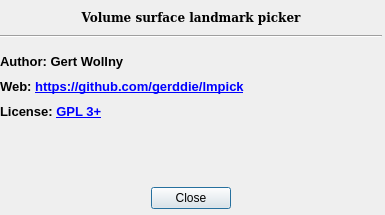
<?xml version="1.0" encoding="UTF-8"?>
<ui version="4.0">
 <class>AboutDialog</class>
 <widget class="QDialog" name="AboutDialog">
  <property name="geometry">
   <rect>
    <x>0</x>
    <y>0</y>
    <width>385</width>
    <height>215</height>
   </rect>
  </property>
  <property name="windowTitle">
   <string>About landmarkpicker</string>
  </property>
  <property name="locale">
   <locale language="Bemba" country="Zambia"/>
  </property>
  <property name="modal">
   <bool>true</bool>
  </property>
  <widget class="QWidget" name="horizontalLayoutWidget">
   <property name="geometry">
    <rect>
     <x>0</x>
     <y>10</y>
     <width>382</width>
     <height>199</height>
    </rect>
   </property>
   <layout class="QVBoxLayout" name="verticalLayout_4">
    <property name="sizeConstraint">
     <enum>QLayout::SetMaximumSize</enum>
    </property>
    <item>
     <layout class="QVBoxLayout" name="verticalLayout_2">
      <property name="spacing">
       <number>10</number>
      </property>
      <item>
       <widget class="QLabel" name="label">
        <property name="font">
         <font>
          <family>DejaVu Serif</family>
          <weight>75</weight>
          <bold>true</bold>
         </font>
        </property>
        <property name="locale">
         <locale language="C" country="AnyCountry"/>
        </property>
        <property name="text">
         <string>Volume surface landmark picker</string>
        </property>
        <property name="alignment">
         <set>Qt::AlignCenter</set>
        </property>
       </widget>
      </item>
      <item>
       <widget class="Line" name="line">
        <property name="orientation">
         <enum>Qt::Horizontal</enum>
        </property>
       </widget>
      </item>
      <item>
       <layout class="QVBoxLayout" name="verticalLayout_3">
        <property name="spacing">
         <number>10</number>
        </property>
        <property name="topMargin">
         <number>6</number>
        </property>
        <item>
         <widget class="QLabel" name="label_5">
          <property name="font">
           <font>
            <pointsize>10</pointsize>
            <weight>75</weight>
            <bold>true</bold>
           </font>
          </property>
          <property name="text">
           <string>Author: Gert Wollny</string>
          </property>
         </widget>
        </item>
        <item>
         <widget class="QLabel" name="label_6">
          <property name="font">
           <font>
            <pointsize>10</pointsize>
            <weight>75</weight>
            <bold>true</bold>
           </font>
          </property>
          <property name="text">
           <string>Web: &lt;a href=&quot;https://github.com/gerddie/lmpick&quot;&gt;https://github.com/gerddie/lmpick&lt;/a&gt;</string>
          </property>
          <property name="openExternalLinks">
           <bool>true</bool>
          </property>
         </widget>
        </item>
        <item>
         <widget class="QLabel" name="label_7">
          <property name="font">
           <font>
            <pointsize>10</pointsize>
            <weight>75</weight>
            <bold>true</bold>
           </font>
          </property>
          <property name="text">
           <string>License: &lt;a href=&quot;https://www.gnu.org/licenses/gpl-3.0.en.html&quot;&gt;GPL 3+&lt;/a&gt;</string>
          </property>
          <property name="openExternalLinks">
           <bool>true</bool>
          </property>
         </widget>
        </item>
       </layout>
      </item>
      <item>
       <spacer name="verticalSpacer">
        <property name="orientation">
         <enum>Qt::Vertical</enum>
        </property>
        <property name="sizeHint" stdset="0">
         <size>
          <width>20</width>
          <height>40</height>
         </size>
        </property>
       </spacer>
      </item>
      <item alignment="Qt::AlignHCenter">
       <widget class="QDialogButtonBox" name="aboutCloseButton">
        <property name="locale">
         <locale language="C" country="AnyCountry"/>
        </property>
        <property name="orientation">
         <enum>Qt::Horizontal</enum>
        </property>
        <property name="standardButtons">
         <set>QDialogButtonBox::Close</set>
        </property>
        <property name="centerButtons">
         <bool>true</bool>
        </property>
       </widget>
      </item>
     </layout>
    </item>
   </layout>
  </widget>
 </widget>
 <resources/>
 <connections>
  <connection>
   <sender>aboutCloseButton</sender>
   <signal>clicked(QAbstractButton*)</signal>
   <receiver>AboutDialog</receiver>
   <slot>close()</slot>
   <hints>
    <hint type="sourcelabel">
     <x>190</x>
     <y>193</y>
    </hint>
    <hint type="destinationlabel">
     <x>192</x>
     <y>107</y>
    </hint>
   </hints>
  </connection>
 </connections>
</ui>
